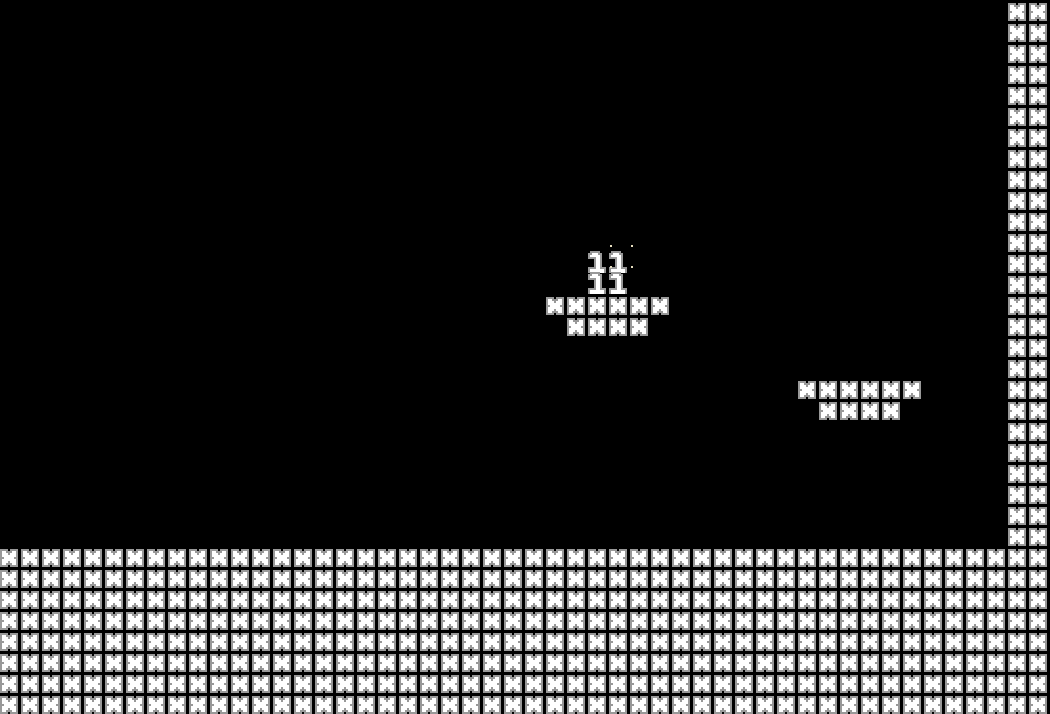

Below is a game level as drawn by its tile map, then a one-line description and the .tmx that defines it (tile-layer data replaced by summaries):
An orthogonal 50x34 tile map with 21x21 px tiles, 2 tile layers (collision, trigger).

<map version="1.0" tiledversion="1.0.2" orientation="orthogonal" renderorder="right-down" width="50" height="34" tilewidth="21" tileheight="21" nextobjectid="1">
 <tileset firstgid="1" source="tileset.tsx" />
 <layer name="collision" width="50" height="34">
  <data>[1700 cells, 472 non-empty, 1 distinct tile ids]</data>
 </layer>
 <layer name="trigger" width="50" height="34">
  <data>[1700 cells, 4 non-empty, 1 distinct tile ids]</data>
 </layer>
</map>
